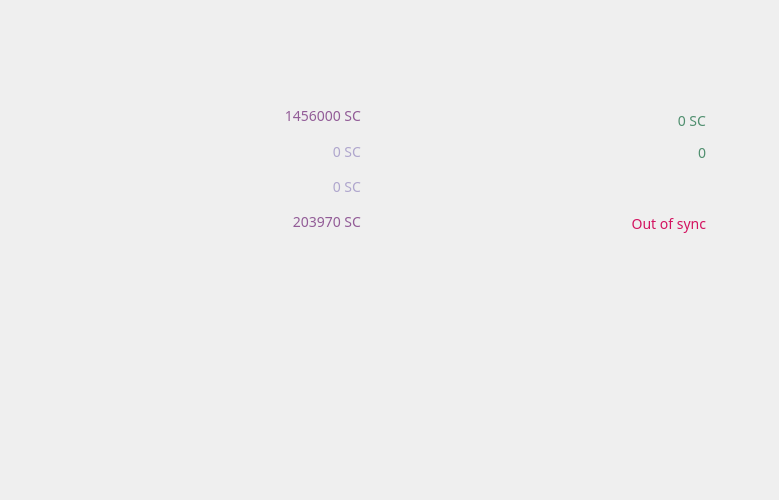
<?xml version="1.0" encoding="UTF-8"?>
<ui version="4.0">
 <class>OverviewPage</class>
 <widget class="QWidget" name="OverviewPage">
  <property name="windowModality">
   <enum>Qt::NonModal</enum>
  </property>
  <property name="geometry">
   <rect>
    <x>0</x>
    <y>0</y>
    <width>779</width>
    <height>518</height>
   </rect>
  </property>
  <property name="sizePolicy">
   <sizepolicy hsizetype="Minimum" vsizetype="Preferred">
    <horstretch>0</horstretch>
    <verstretch>0</verstretch>
   </sizepolicy>
  </property>
  <property name="maximumSize">
   <size>
    <width>800</width>
    <height>16777215</height>
   </size>
  </property>
  <property name="font">
   <font>
    <family>Proxima Nova Rg</family>
   </font>
  </property>
  <property name="focusPolicy">
   <enum>Qt::StrongFocus</enum>
  </property>
  <property name="windowTitle">
   <string>Form</string>
  </property>
  <property name="autoFillBackground">
   <bool>true</bool>
  </property>
  <property name="styleSheet">
   <string notr="true">background-image:url(:/images/background.png);color:#505050;font-family:Proxima Nova Rg;</string>
  </property>
  <layout class="QGridLayout" name="gridLayout_2">
   <property name="sizeConstraint">
    <enum>QLayout::SetFixedSize</enum>
   </property>
   <property name="leftMargin">
    <number>11</number>
   </property>
   <property name="horizontalSpacing">
    <number>0</number>
   </property>
   <item row="3" column="1" colspan="2">
    <widget class="QLabel" name="label_5">
     <property name="font">
      <font>
       <family>Proxima Nova Rg</family>
      </font>
     </property>
     <property name="text">
      <string>&lt;html&gt;&lt;head/&gt;&lt;body&gt;&lt;p align=&quot;center&quot;&gt;&lt;img src=&quot;:/icons/dash&quot;/&gt;&lt;/p&gt;&lt;/body&gt;&lt;/html&gt;</string>
     </property>
    </widget>
   </item>
   <item row="6" column="1">
    <layout class="QVBoxLayout" name="verticalLayout_2">
     <property name="spacing">
      <number>1</number>
     </property>
     <item>
      <widget class="QFrame" name="frame">
       <property name="sizePolicy">
        <sizepolicy hsizetype="Fixed" vsizetype="Preferred">
         <horstretch>0</horstretch>
         <verstretch>0</verstretch>
        </sizepolicy>
       </property>
       <property name="minimumSize">
        <size>
         <width>331</width>
         <height>188</height>
        </size>
       </property>
       <property name="maximumSize">
        <size>
         <width>331</width>
         <height>188</height>
        </size>
       </property>
       <property name="styleSheet">
        <string notr="true">background-image:url(:/icons/res/icons/balance.png);font-size:14px</string>
       </property>
       <layout class="QVBoxLayout" name="verticalLayout_4">
        <property name="spacing">
         <number>0</number>
        </property>
        <item>
         <widget class="QFrame" name="frame_3">
          <property name="styleSheet">
           <string notr="true">background:transparent;color:#afa6cd;</string>
          </property>
          <widget class="QWidget" name="gridLayoutWidget">
           <property name="geometry">
            <rect>
             <x>120</x>
             <y>30</y>
             <width>181</width>
             <height>141</height>
            </rect>
           </property>
           <layout class="QGridLayout" name="ohno">
            <property name="verticalSpacing">
             <number>0</number>
            </property>
            <item row="2" column="0">
             <widget class="QLabel" name="labelImmature">
              <property name="toolTip">
               <string>Mined balance that has not yet matured</string>
              </property>
              <property name="text">
               <string notr="true">&lt;html&gt;&lt;head/&gt;&lt;body&gt;&lt;p align=&quot;right&quot;&gt;&lt;span&gt;0 SC&lt;/span&gt;&lt;/p&gt;&lt;/body&gt;&lt;/html&gt;</string>
              </property>
              <property name="alignment">
               <set>Qt::AlignRight|Qt::AlignTrailing|Qt::AlignVCenter</set>
              </property>
              <property name="textInteractionFlags">
               <set>Qt::LinksAccessibleByMouse|Qt::TextSelectableByKeyboard|Qt::TextSelectableByMouse</set>
              </property>
             </widget>
            </item>
            <item row="0" column="0">
             <widget class="QLabel" name="labelBalance">
              <property name="font">
               <font>
                <family>Proxima Nova Rg</family>
                <pointsize>-1</pointsize>
               </font>
              </property>
              <property name="cursor">
               <cursorShape>IBeamCursor</cursorShape>
              </property>
              <property name="toolTip">
               <string>Your current balance</string>
              </property>
              <property name="layoutDirection">
               <enum>Qt::LeftToRight</enum>
              </property>
              <property name="styleSheet">
               <string notr="true">color:#925c97;</string>
              </property>
              <property name="text">
               <string notr="true">&lt;html&gt;&lt;head/&gt;&lt;body&gt;&lt;p&gt;&lt;span style=&quot; font-weight:400;&quot;&gt;1456000 SC&lt;/span&gt;&lt;/p&gt;&lt;/body&gt;&lt;/html&gt;</string>
              </property>
              <property name="alignment">
               <set>Qt::AlignRight|Qt::AlignTrailing|Qt::AlignVCenter</set>
              </property>
              <property name="textInteractionFlags">
               <set>Qt::LinksAccessibleByMouse|Qt::TextSelectableByKeyboard|Qt::TextSelectableByMouse</set>
              </property>
             </widget>
            </item>
            <item row="4" column="0">
             <widget class="QLabel" name="labelTotal">
              <property name="toolTip">
               <string>Total number of transactions in wallet</string>
              </property>
              <property name="styleSheet">
               <string notr="true">color:#925c97;</string>
              </property>
              <property name="text">
               <string notr="true">&lt;html&gt;&lt;head/&gt;&lt;body&gt;&lt;p align=&quot;right&quot;&gt;203970 SC&lt;/p&gt;&lt;/body&gt;&lt;/html&gt;</string>
              </property>
              <property name="alignment">
               <set>Qt::AlignRight|Qt::AlignTrailing|Qt::AlignVCenter</set>
              </property>
             </widget>
            </item>
            <item row="1" column="0">
             <widget class="QLabel" name="labelStake">
              <property name="cursor">
               <cursorShape>IBeamCursor</cursorShape>
              </property>
              <property name="toolTip">
               <string>Total of coins that was staked, and do not yet count toward the current balance</string>
              </property>
              <property name="text">
               <string notr="true">&lt;html&gt;&lt;head/&gt;&lt;body&gt;&lt;p align=&quot;right&quot;&gt;&lt;span&gt;0 SC&lt;/span&gt;&lt;/p&gt;&lt;/body&gt;&lt;/html&gt;</string>
              </property>
              <property name="alignment">
               <set>Qt::AlignRight|Qt::AlignTrailing|Qt::AlignVCenter</set>
              </property>
              <property name="textInteractionFlags">
               <set>Qt::LinksAccessibleByMouse|Qt::TextSelectableByKeyboard|Qt::TextSelectableByMouse</set>
              </property>
             </widget>
            </item>
           </layout>
          </widget>
         </widget>
        </item>
       </layout>
      </widget>
     </item>
    </layout>
   </item>
   <item row="6" column="2">
    <layout class="QVBoxLayout" name="verticalLayout_3">
     <property name="spacing">
      <number>7</number>
     </property>
     <item>
      <widget class="QFrame" name="frame_2">
       <property name="sizePolicy">
        <sizepolicy hsizetype="Fixed" vsizetype="Preferred">
         <horstretch>0</horstretch>
         <verstretch>0</verstretch>
        </sizepolicy>
       </property>
       <property name="minimumSize">
        <size>
         <width>332</width>
         <height>188</height>
        </size>
       </property>
       <property name="maximumSize">
        <size>
         <width>332</width>
         <height>188</height>
        </size>
       </property>
       <property name="layoutDirection">
        <enum>Qt::RightToLeft</enum>
       </property>
       <property name="styleSheet">
        <string notr="true">background-image:url(:/icons/res/icons/detail.png);</string>
       </property>
       <layout class="QVBoxLayout" name="verticalLayout">
        <property name="spacing">
         <number>0</number>
        </property>
        <item>
         <widget class="QFrame" name="frame_5">
          <property name="styleSheet">
           <string notr="true">background:transparent;color:#508f6f;font-size:14px</string>
          </property>
          <widget class="QWidget" name="gridLayoutWidget_2">
           <property name="geometry">
            <rect>
             <x>150</x>
             <y>30</y>
             <width>151</width>
             <height>141</height>
            </rect>
           </property>
           <layout class="QGridLayout" name="ohno_4">
            <property name="topMargin">
             <number>6</number>
            </property>
            <property name="horizontalSpacing">
             <number>8</number>
            </property>
            <property name="verticalSpacing">
             <number>0</number>
            </property>
            <item row="2" column="0">
             <widget class="QLabel" name="labelActive">
              <property name="cursor">
               <cursorShape>IBeamCursor</cursorShape>
              </property>
              <property name="toolTip">
               <string>Total of transactions that have yet to be confirmed, and do not yet count toward the current balance</string>
              </property>
              <property name="text">
               <string notr="true">&lt;html&gt;&lt;head/&gt;&lt;body&gt;&lt;p align=&quot;right&quot;&gt;&lt;br/&gt;&lt;/p&gt;&lt;/body&gt;&lt;/html&gt;</string>
              </property>
              <property name="alignment">
               <set>Qt::AlignRight|Qt::AlignTrailing|Qt::AlignVCenter</set>
              </property>
              <property name="textInteractionFlags">
               <set>Qt::LinksAccessibleByMouse|Qt::TextSelectableByKeyboard|Qt::TextSelectableByMouse</set>
              </property>
             </widget>
            </item>
            <item row="3" column="0">
             <widget class="QLabel" name="labelWalletStatus">
              <property name="toolTip">
               <string>The displayed information may be out of date. Your wallet automatically synchronizes with the Silkcoin network after a connection is established, but this process has not completed yet.</string>
              </property>
              <property name="styleSheet">
               <string notr="true">QLabel { color: red;} </string>
              </property>
              <property name="text">
               <string notr="true">&lt;html&gt;&lt;head/&gt;&lt;body&gt;&lt;p align=&quot;right&quot;&gt;&lt;span style=&quot; color:#d31360;&quot;&gt;Out of sync&lt;/span&gt;&lt;/p&gt;&lt;/body&gt;&lt;/html&gt;</string>
              </property>
              <property name="alignment">
               <set>Qt::AlignRight|Qt::AlignTrailing|Qt::AlignVCenter</set>
              </property>
             </widget>
            </item>
            <item row="0" column="0">
             <widget class="QLabel" name="labelUnconfirmed">
              <property name="cursor">
               <cursorShape>IBeamCursor</cursorShape>
              </property>
              <property name="toolTip">
               <string>Total of transactions that have yet to be confirmed, and do not yet count toward the current balance</string>
              </property>
              <property name="text">
               <string notr="true">&lt;html&gt;&lt;head/&gt;&lt;body&gt;&lt;p align=&quot;right&quot;&gt;&lt;span&gt;0 SC&lt;/span&gt;&lt;/p&gt;&lt;/body&gt;&lt;/html&gt;</string>
              </property>
              <property name="alignment">
               <set>Qt::AlignRight|Qt::AlignTrailing|Qt::AlignVCenter</set>
              </property>
              <property name="textInteractionFlags">
               <set>Qt::LinksAccessibleByMouse|Qt::TextSelectableByKeyboard|Qt::TextSelectableByMouse</set>
              </property>
             </widget>
            </item>
            <item row="1" column="0">
             <widget class="QLabel" name="labelNumTransactions">
              <property name="toolTip">
               <string>Total number of transactions in wallet</string>
              </property>
              <property name="text">
               <string notr="true">&lt;html&gt;&lt;head/&gt;&lt;body&gt;&lt;p align=&quot;right&quot;&gt;&lt;span&gt;0&lt;/span&gt;&lt;/p&gt;&lt;/body&gt;&lt;/html&gt;</string>
              </property>
              <property name="alignment">
               <set>Qt::AlignRight|Qt::AlignTrailing|Qt::AlignVCenter</set>
              </property>
             </widget>
            </item>
           </layout>
          </widget>
         </widget>
        </item>
       </layout>
      </widget>
     </item>
    </layout>
   </item>
   <item row="6" column="3" rowspan="2">
    <spacer name="horizontalSpacer">
     <property name="orientation">
      <enum>Qt::Horizontal</enum>
     </property>
     <property name="sizeHint" stdset="0">
      <size>
       <width>40</width>
       <height>20</height>
      </size>
     </property>
    </spacer>
   </item>
   <item row="2" column="0" colspan="4">
    <spacer name="verticalSpacer">
     <property name="orientation">
      <enum>Qt::Vertical</enum>
     </property>
     <property name="sizeType">
      <enum>QSizePolicy::Fixed</enum>
     </property>
     <property name="sizeHint" stdset="0">
      <size>
       <width>20</width>
       <height>10</height>
      </size>
     </property>
    </spacer>
   </item>
   <item row="4" column="1" colspan="2">
    <spacer name="verticalSpacer_2">
     <property name="orientation">
      <enum>Qt::Vertical</enum>
     </property>
     <property name="sizeType">
      <enum>QSizePolicy::Fixed</enum>
     </property>
     <property name="sizeHint" stdset="0">
      <size>
       <width>20</width>
       <height>10</height>
      </size>
     </property>
    </spacer>
   </item>
   <item row="5" column="0" rowspan="3">
    <spacer name="horizontalSpacer_2">
     <property name="orientation">
      <enum>Qt::Horizontal</enum>
     </property>
     <property name="sizeHint" stdset="0">
      <size>
       <width>40</width>
       <height>20</height>
      </size>
     </property>
    </spacer>
   </item>
   <item row="7" column="1" colspan="2">
    <widget class="QFrame" name="frame">
     <property name="minimumSize">
      <size>
       <width>677</width>
       <height>235</height>
      </size>
     </property>
     <property name="maximumSize">
      <size>
       <width>677</width>
       <height>235</height>
      </size>
     </property>
     <property name="styleSheet">
      <string notr="true">QFrame { font-size:13px;padding:5px;background-image:url(:/icons/res/icons/recent.png);padding-top:20px; }</string>
     </property>
     <layout class="QVBoxLayout" name="verticalLayout_6">
      <property name="spacing">
       <number>0</number>
      </property>
      <property name="sizeConstraint">
       <enum>QLayout::SetNoConstraint</enum>
      </property>
      <property name="leftMargin">
       <number>0</number>
      </property>
      <property name="topMargin">
       <number>0</number>
      </property>
      <property name="rightMargin">
       <number>0</number>
      </property>
      <property name="bottomMargin">
       <number>0</number>
      </property>
      <item>
       <spacer name="verticalSpacer_3">
        <property name="orientation">
         <enum>Qt::Vertical</enum>
        </property>
        <property name="sizeType">
         <enum>QSizePolicy::Fixed</enum>
        </property>
        <property name="sizeHint" stdset="0">
         <size>
          <width>20</width>
          <height>15</height>
         </size>
        </property>
       </spacer>
      </item>
      <item>
       <widget class="QListView" name="listTransactions">
        <property name="sizePolicy">
         <sizepolicy hsizetype="Fixed" vsizetype="Fixed">
          <horstretch>0</horstretch>
          <verstretch>0</verstretch>
         </sizepolicy>
        </property>
        <property name="minimumSize">
         <size>
          <width>664</width>
          <height>180</height>
         </size>
        </property>
        <property name="maximumSize">
         <size>
          <width>664</width>
          <height>200</height>
         </size>
        </property>
        <property name="styleSheet">
         <string notr="true">background:transparent;color:#a0a7b6;</string>
        </property>
        <property name="frameShape">
         <enum>QFrame::NoFrame</enum>
        </property>
        <property name="verticalScrollBarPolicy">
         <enum>Qt::ScrollBarAlwaysOff</enum>
        </property>
        <property name="horizontalScrollBarPolicy">
         <enum>Qt::ScrollBarAlwaysOff</enum>
        </property>
        <property name="selectionMode">
         <enum>QAbstractItemView::NoSelection</enum>
        </property>
       </widget>
      </item>
     </layout>
    </widget>
   </item>
  </layout>
 </widget>
 <resources/>
 <connections/>
</ui>
